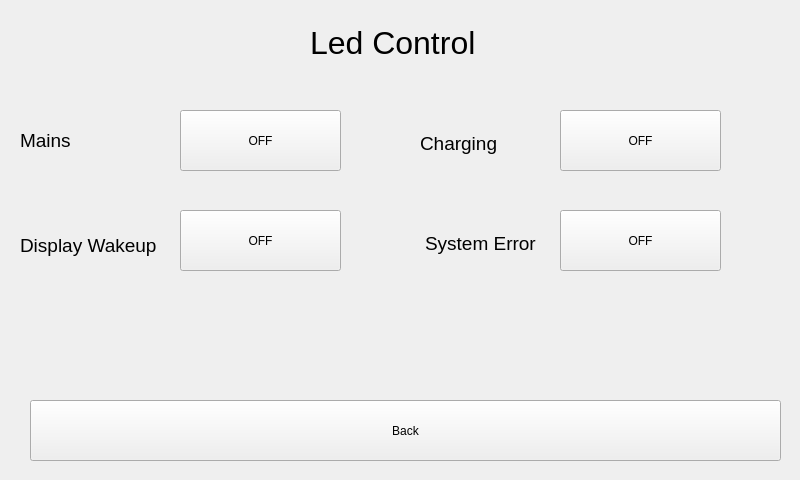
<?xml version="1.0" encoding="UTF-8"?>
<ui version="4.0">
 <class>ledConlroleForm</class>
 <widget class="QWidget" name="ledConlroleForm">
  <property name="geometry">
   <rect>
    <x>0</x>
    <y>0</y>
    <width>800</width>
    <height>480</height>
   </rect>
  </property>
  <property name="windowTitle">
   <string>Form</string>
  </property>
  <widget class="QPushButton" name="led4Button">
   <property name="geometry">
    <rect>
     <x>560</x>
     <y>210</y>
     <width>161</width>
     <height>61</height>
    </rect>
   </property>
   <property name="text">
    <string>OFF</string>
   </property>
   <property name="checkable">
    <bool>true</bool>
   </property>
  </widget>
  <widget class="QPushButton" name="led3Button">
   <property name="geometry">
    <rect>
     <x>560</x>
     <y>110</y>
     <width>161</width>
     <height>61</height>
    </rect>
   </property>
   <property name="text">
    <string>OFF</string>
   </property>
   <property name="checkable">
    <bool>true</bool>
   </property>
  </widget>
  <widget class="QLabel" name="label_2">
   <property name="geometry">
    <rect>
     <x>20</x>
     <y>130</y>
     <width>151</width>
     <height>21</height>
    </rect>
   </property>
   <property name="font">
    <font>
     <pointsize>14</pointsize>
    </font>
   </property>
   <property name="text">
    <string>Mains </string>
   </property>
  </widget>
  <widget class="QPushButton" name="led2Button">
   <property name="geometry">
    <rect>
     <x>180</x>
     <y>210</y>
     <width>161</width>
     <height>61</height>
    </rect>
   </property>
   <property name="text">
    <string>OFF</string>
   </property>
   <property name="checkable">
    <bool>true</bool>
   </property>
  </widget>
  <widget class="QLabel" name="label_5">
   <property name="geometry">
    <rect>
     <x>425</x>
     <y>230</y>
     <width>131</width>
     <height>26</height>
    </rect>
   </property>
   <property name="font">
    <font>
     <pointsize>14</pointsize>
    </font>
   </property>
   <property name="text">
    <string>System Error</string>
   </property>
  </widget>
  <widget class="QLabel" name="label_4">
   <property name="geometry">
    <rect>
     <x>20</x>
     <y>230</y>
     <width>156</width>
     <height>31</height>
    </rect>
   </property>
   <property name="font">
    <font>
     <pointsize>14</pointsize>
    </font>
   </property>
   <property name="text">
    <string>Display Wakeup</string>
   </property>
  </widget>
  <widget class="QLabel" name="label_3">
   <property name="geometry">
    <rect>
     <x>420</x>
     <y>130</y>
     <width>121</width>
     <height>26</height>
    </rect>
   </property>
   <property name="font">
    <font>
     <pointsize>14</pointsize>
    </font>
   </property>
   <property name="text">
    <string>Charging</string>
   </property>
  </widget>
  <widget class="QLabel" name="label">
   <property name="geometry">
    <rect>
     <x>310</x>
     <y>15</y>
     <width>201</width>
     <height>56</height>
    </rect>
   </property>
   <property name="font">
    <font>
     <pointsize>24</pointsize>
    </font>
   </property>
   <property name="text">
    <string>Led Control</string>
   </property>
  </widget>
  <widget class="QPushButton" name="led1Button">
   <property name="geometry">
    <rect>
     <x>180</x>
     <y>110</y>
     <width>161</width>
     <height>61</height>
    </rect>
   </property>
   <property name="text">
    <string>OFF</string>
   </property>
   <property name="checkable">
    <bool>true</bool>
   </property>
  </widget>
  <widget class="QPushButton" name="ledbackButton">
   <property name="geometry">
    <rect>
     <x>30</x>
     <y>400</y>
     <width>751</width>
     <height>61</height>
    </rect>
   </property>
   <property name="text">
    <string>Back</string>
   </property>
  </widget>
 </widget>
 <resources/>
 <connections/>
</ui>
